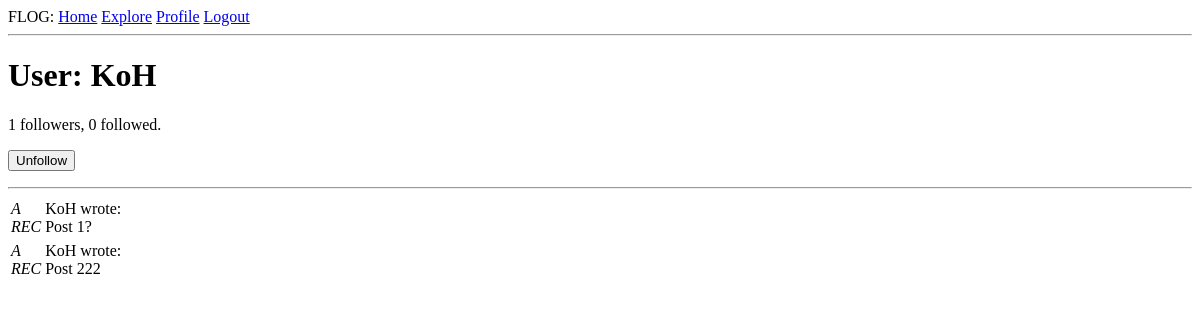
The page /user/KoH (signed in) on the database as committed earlier.
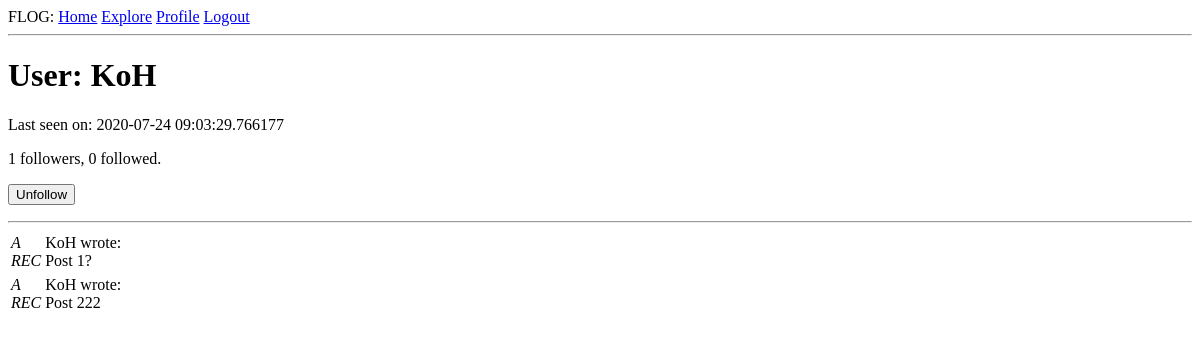
The same page on the database as committed later.
### app/models.py (models this page shows, shortened)
class User(UserMixin, db.Model):
    id = db.Column(db.Integer, primary_key=True)
    username = db.Column(db.String(64), index=True, unique=True)
    email = db.Column(db.String(128), index=True, unique=True)
    password_hash = db.Column(db.String(128))
    about_me = db.Column(db.String(256))
    last_seen = db.Column(db.DateTime, default=datetime.utcnow)
    posts = db.relationship('Post', backref='author', lazy='dynamic')
    followed = db.relationship(
        'User', secondary=followers,
        primaryjoin=(followers.c.follower_id == id),
        secondaryjoin=(followers.c.followed_id == id),
        backref=db.backref('followers', lazy='dynamic'), lazy='dynamic')
    def is_following(self, user):
        return self.followed.filter(followers.c.followed_id == user.id).count() > 0

### app/routes.py (the view)
@app.route('/user/<username>')
@login_required
def user(username):
    user = User.query.filter_by(username=username).first_or_404()
    posts = [
        {'author': user, 'body': 'Post 1?'},
        {'author': user, 'body': 'Post 222'}
    ]
    form = FollowForm()
    return render_template('user.html', user=user, posts=posts, form=form)

### app/forms.py
class FollowForm(FlaskForm):
    submit = SubmitField('Submit')

### app/models.py (called while the page is built)
@login.user_loader
def load_user(id):
    return User.query.get(int(id))

### app/routes.py (called while the page is built)
@app.before_request
def before_request():
    if current_user.is_authenticated:
        current_user.last_seen = datetime.utcnow()
        db.session.commit()

### app/templates/user.html (shortened to what this page needs)
{% extends "base.html" %}
{% block content %}
    <h1>User: {{ user.username }}</h1>
    {% if user.last_seen %}<p>Last seen on: {{ user.last_seen }}</p>{% endif %}
    <p>{{ user.followers.count() }} followers, {{ user.followed.count() }} followed.</p>
    {% if user == current_user %}
    <p><a href="{{ url_for('edit_profile') }}">Edit profile</a></p>
    {% elif current_user.is_following(user) %}
    <p>
        <form action="{{ url_for('unfollow', username=user.username) }}" method="post">
            {{ form.submit(value='Unfollow') }}
        </form>
    </p>
    {% endif %}
    <hr>
    {% for post in posts %}
        {% include "_post.html" %}
    {% endfor %}
{% endblock %}

### app/templates/_post.html
<table>
    <tr valign="top">
        <td><i>A<br>REC</i></td>
        <td>{{ post.author.username }} wrote:<br>{{ post.body }}</td>
    </tr>
</table>

Rows that differ between the two databases and show on the page:
changed User "KoH": last_seen (not shown) → "2020-07-24 09:03:29.766177"
Other text that changed with them:
text now shown: "Last seen on:"
